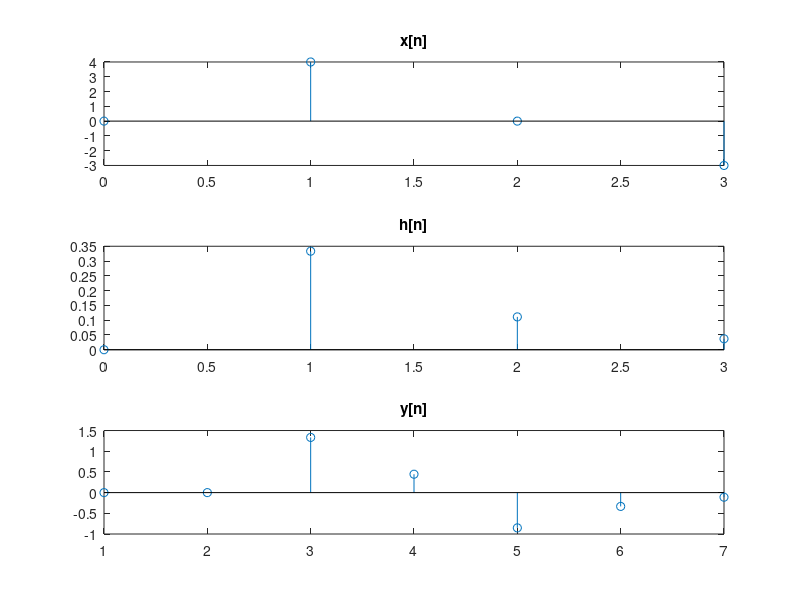

MATLAB code to generate this figure:
clear
close all
clc 

x = [0 4 0 -3]
h = [0 1/3 1/9 1/27]

y = conv(x, h);

n = 0:3

subplot(3,1,1);
stem(n,x);
title("x[n]");

subplot(3,1,2);
stem(n, h);
title("h[n]");

subplot(3,1,3);
stem(y);
title("y[n]");

